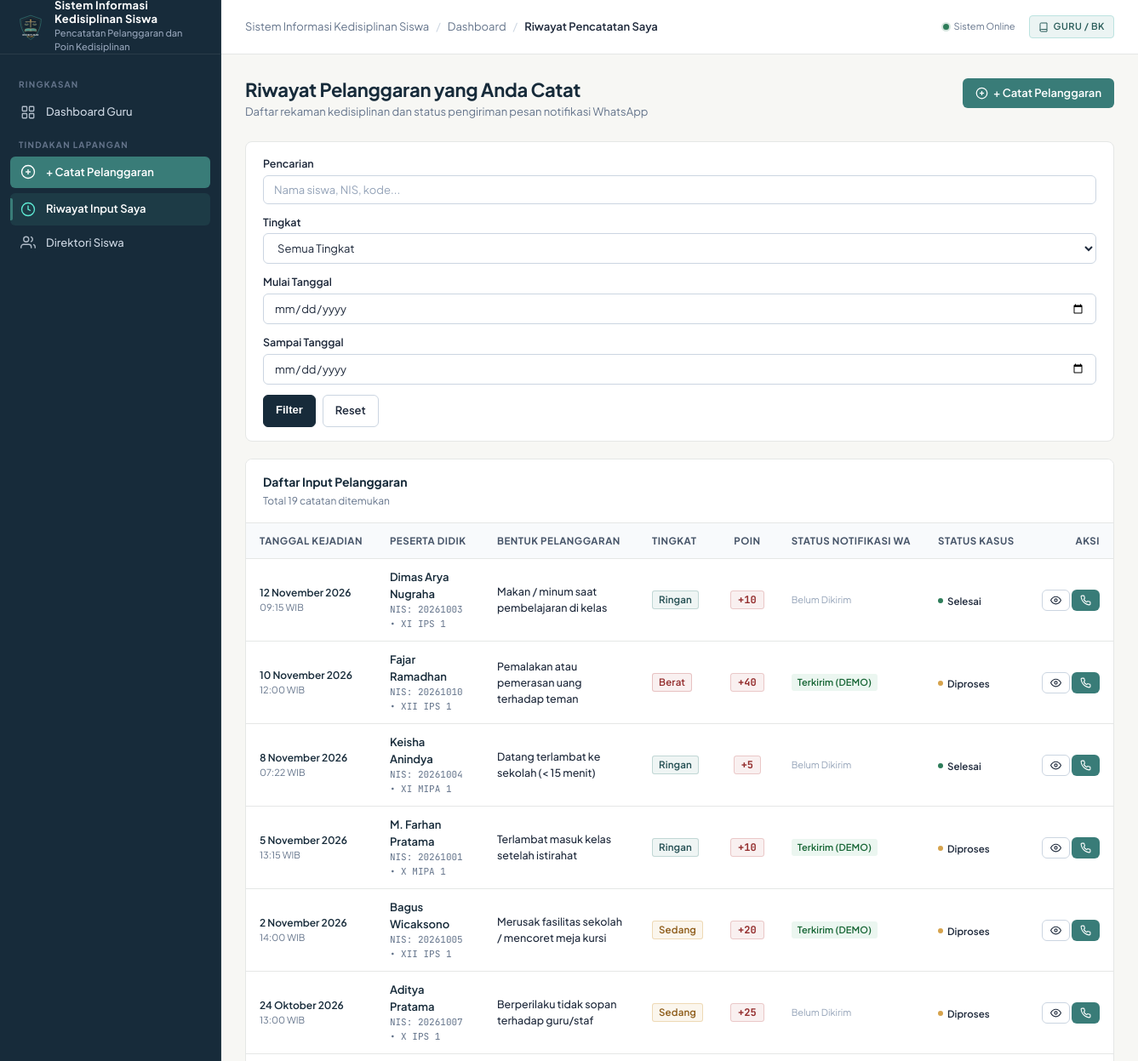
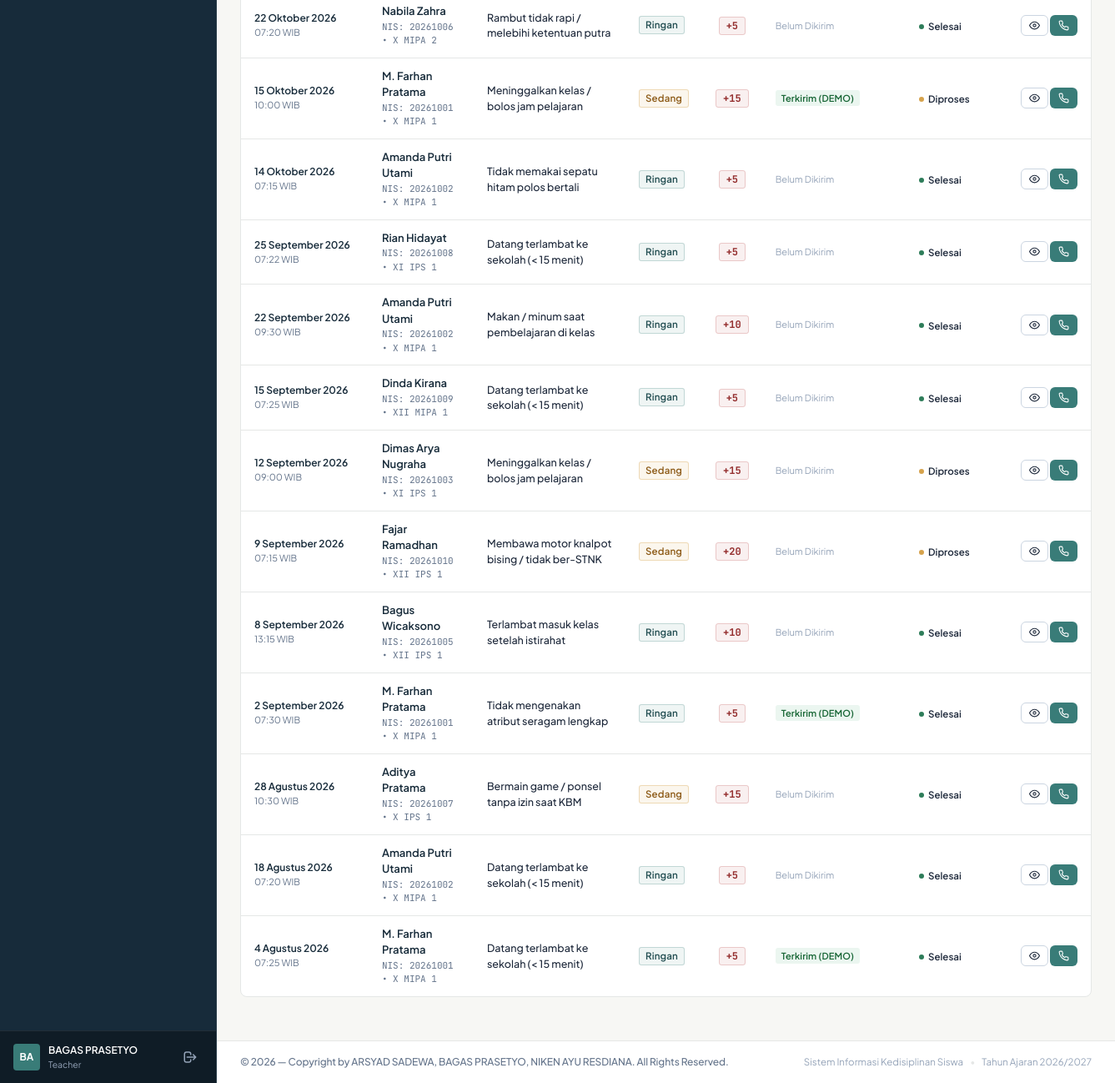
The app's page /teacher/history.php (signed in) with its own data (2 pictures, top to bottom).
### tables this page shows
CREATE TABLE `users` (
    `id` INT AUTO_INCREMENT PRIMARY KEY,
    `username` VARCHAR(50) NOT NULL UNIQUE,
    `password` VARCHAR(255) NOT NULL,
    `full_name` VARCHAR(100) NOT NULL,
    `role` ENUM('admin', 'teacher', 'parent') NOT NULL,
    `status` ENUM('active', 'inactive') NOT NULL DEFAULT 'active',
    `last_login` DATETIME NULL,
    `created_at` TIMESTAMP DEFAULT CURRENT_TIMESTAMP,
    `updated_at` TIMESTAMP DEFAULT CURRENT_TIMESTAMP ON UPDATE CURRENT_TIMESTAMP
);

CREATE TABLE `violation_records` (
    `id` INT AUTO_INCREMENT PRIMARY KEY,
    `kode_transaksi` VARCHAR(50) NOT NULL UNIQUE,
    `student_id` INT NOT NULL,
    `category_id` INT NOT NULL,
    `teacher_id` INT NOT NULL,
    `poin` INT NOT NULL,
    `tanggal_kejadian` DATE NOT NULL,
    `waktu_kejadian` TIME NOT NULL,
    `tempat_kejadian` VARCHAR(100) NOT NULL DEFAULT 'Lingkungan Sekolah',
    `keterangan` TEXT NOT NULL,
    `status_tindak_lanjut` ENUM('Menunggu', 'Diproses', 'Selesai') NOT NULL DEFAULT 'Diproses',
    `created_at` TIMESTAMP DEFAULT CURRENT_TIMESTAMP,
    `updated_at` TIMESTAMP DEFAULT CURRENT_TIMESTAMP ON UPDATE CURRENT_TIMESTAMP,
    CONSTRAINT `fk_violations_student` FOREIGN KEY (`student_id`) REFERENCES `students` (`id`) ON DELETE RESTRICT ON UPDATE CASCADE,
    CONSTRAINT `fk_violations_category` FOREIGN KEY (`category_id`) REFERENCES `violation_categories` (`id`) ON DELETE RESTRICT ON UPDATE CASCADE,
    CONSTRAINT `fk_violations_teacher` FOREIGN KEY (`teacher_id`) REFERENCES `teachers` (`id`) ON DELETE RESTRICT ON UPDATE CASCADE
);

CREATE TABLE `students` (
    `id` INT AUTO_INCREMENT PRIMARY KEY,
    `nis` VARCHAR(30) NOT NULL UNIQUE,
    `nisn` VARCHAR(30) NULL UNIQUE,
    `nama_lengkap` VARCHAR(100) NOT NULL,
    `jenis_kelamin` ENUM('L', 'P') NOT NULL,
    `class_id` INT NOT NULL,
    `tempat_lahir` VARCHAR(50) NULL,
    `tanggal_lahir` DATE NULL,
    `alamat` TEXT NULL,
    `no_telp_wali` VARCHAR(20) NOT NULL,
    `total_poin` INT NOT NULL DEFAULT 0,
    `status_siswa` ENUM('aktif', 'lulus', 'pindah', 'dikeluarkan') NOT NULL DEFAULT 'aktif',
    `created_at` TIMESTAMP DEFAULT CURRENT_TIMESTAMP,
    `updated_at` TIMESTAMP DEFAULT CURRENT_TIMESTAMP ON UPDATE CURRENT_TIMESTAMP,
    CONSTRAINT `fk_students_class` FOREIGN KEY (`class_id`) REFERENCES `classes` (`id`) ON DELETE RESTRICT ON UPDATE CASCADE
);

CREATE TABLE `classes` (
    `id` INT AUTO_INCREMENT PRIMARY KEY,
    `nama_kelas` VARCHAR(50) NOT NULL UNIQUE,
    `tingkat` ENUM('X', 'XI', 'XII') NOT NULL,
    `jurusan` VARCHAR(50) NOT NULL DEFAULT 'MIPA',
    `wali_kelas_id` INT NULL,
    `tahun_ajaran` VARCHAR(20) NOT NULL DEFAULT '2026/2027',
    `created_at` TIMESTAMP DEFAULT CURRENT_TIMESTAMP,
    `updated_at` TIMESTAMP DEFAULT CURRENT_TIMESTAMP ON UPDATE CURRENT_TIMESTAMP,
    CONSTRAINT `fk_classes_wali` FOREIGN KEY (`wali_kelas_id`) REFERENCES `teachers` (`id`) ON DELETE SET NULL ON UPDATE CASCADE
);

CREATE TABLE `violation_categories` (
    `id` INT AUTO_INCREMENT PRIMARY KEY,
    `kode` VARCHAR(20) NOT NULL UNIQUE,
    `nama_pelanggaran` VARCHAR(150) NOT NULL,
    `tingkat` ENUM('Ringan', 'Sedang', 'Berat') NOT NULL,
    `poin` INT NOT NULL,
    `deskripsi` TEXT NULL,
    `status` ENUM('active', 'inactive') NOT NULL DEFAULT 'active',
    `created_at` TIMESTAMP DEFAULT CURRENT_TIMESTAMP,
    `updated_at` TIMESTAMP DEFAULT CURRENT_TIMESTAMP ON UPDATE CURRENT_TIMESTAMP
);

### teacher/history.php (the view, shortened to what the rows shown need)
<?php
require_role(['teacher']);
$user = current_user();
$pdo = get_db_connection();
$teacher_id = (int)($user['teacher_id'] ?? 1);
$where = ["vr.teacher_id = ?"];
$params = [$teacher_id];
$where_sql = implode(" AND ", $where);
$sql = "
    SELECT vr.*, s.nama_lengkap as nama_siswa, s.nis, s.no_telp_wali, c.nama_kelas,
           vc.nama_pelanggaran, vc.tingkat,
           (SELECT n.status FROM notifications n WHERE n.violation_record_id = vr.id ORDER BY n.id DESC LIMIT 1) as wa_status,
           (SELECT n.sent_at FROM notifications n WHERE n.violation_record_id = vr.id ORDER BY n.id DESC LIMIT 1) as wa_sent_at
    FROM violation_records vr
    JOIN students s ON vr.student_id = s.id
    JOIN classes c ON s.class_id = c.id
    JOIN violation_categories vc ON vr.category_id = vc.id
    WHERE {$where_sql}
    ORDER BY vr.tanggal_kejadian DESC, vr.id DESC
";
$stmt = $pdo->prepare($sql);
$stmt->execute($params);
$records = $stmt->fetchAll();
require_once __DIR__ . '/../includes/header.php';
?>
<div class="page-header">
  <div>
    <h1 class="page-title">Riwayat Pelanggaran yang Anda Catat</h1>
  </div>
</div>
<div class="surface-card">
  <div class="card-header-styled">
    <div>
      <h2 class="card-title-styled">Daftar Input Pelanggaran</h2>
    </div>
  </div>
  <div class="card-body-styled" style="padding: 0;">
    <div class="table-responsive">
      <table class="app-table">
        <thead>
          <tr>
            <th>Tanggal Kejadian</th>
            <th>Peserta Didik</th>
            <th>Bentuk Pelanggaran</th>
            <th>Tingkat</th>
            <th style="text-align: center;">Poin</th>
            <th>Status Notifikasi WA</th>
            <th>Status Kasus</th>
            <th style="text-align: right;">Aksi</th>
          </tr>
        </thead>
        <tbody>
          <?php if (empty($records)): ?>
            <tr>
              <td colspan="8">
                <div class="empty-state">
                  <div class="empty-state-title">Tidak ada riwayat input</div>
                  <div class="empty-state-text">Anda belum memiliki catatan pelanggaran yang sesuai dengan filter.</div>
                </div>
              </td>
            </tr>
          <?php else: ?>
            <?php foreach ($records as $r):
              $sev_class = ($r['tingkat'] === 'Berat') ? 'badge-berat' : (($r['tingkat'] === 'Sedang') ? 'badge-sedang' : 'badge-ringan');
            ?>
              <tr>
                <td>
                  <div style="font-size: 12px; font-weight: 600; color: var(--color-primary);"><?= format_date_id($r['tanggal_kejadian']) ?></div>
                  <div style="font-size: 11px; color: var(--color-text-muted);"><?= substr($r['waktu_kejadian'], 0, 5) ?> WIB</div>
                </td>
                <td>
                  <div style="font-weight: 600; color: var(--color-primary);"><?= e($r['nama_siswa']) ?></div>
                  <div style="font-size: 11px; color: var(--color-text-muted); font-family: var(--font-mono);">NIS: <?= e($r['nis']) ?> &bull; <?= e($r['nama_kelas']) ?></div>
                </td>
                <td>
                  <div style="font-size: 12.5px; font-weight: 500; max-width: 240px;"><?= e($r['nama_pelanggaran']) ?></div>
                </td>
                <td>
                  <span class="badge <?= $sev_class ?>"><?= e($r['tingkat']) ?></span>
                </td>
                <td style="text-align: center;">
                  <span class="badge-points danger">+<?= (int)$r['poin'] ?></span>
                </td>
                <td>
                  <?php if ($r['wa_status'] === 'sent' || $r['wa_status'] === 'simulated'): ?>
                    <span class="badge" style="background-color: #EBF6F0; color: #166534; font-size: 11px;">
                      <?= $r['wa_status'] === 'simulated' ? 'Terkirim (DEMO)' : 'Terkirim' ?>
                    </span>
                  <?php elseif ($r['wa_status'] === 'failed'): ?>
                    <span class="badge" style="background-color: #FEF2F2; color: #DC2626; font-size: 11px;">Gagal</span>
                  <?php else: ?>
                    <span style="font-size: 11px; color: var(--color-text-subtle);">Belum Dikirim</span>
                  <?php endif; ?>
                </td>
                <td>
                  <span class="status-pill <?= strtolower($r['status_tindak_lanjut']) ?>">
                    <span class="status-dot"></span>
                    <?= e($r['status_tindak_lanjut']) ?>
                  </span>
                </td>
                <td style="text-align: right; white-space: nowrap;">
                  <button type="button" class="btn btn-secondary btn-sm" onclick="showDetail(<?= (int)$r['id'] ?>)" title="Lihat Kronologi">
                    <svg width="13" height="13" viewBox="0 0 24 24" fill="none" stroke="currentColor" stroke-width="2"><path d="M1 12s4-8 11-8 11 8 11 8-4 8-11 8-11-8-11-8z"/><circle cx="12" cy="12" r="3"/></svg>
                  </button>
                  <button type="button" class="btn btn-accent btn-sm" onclick="sendWA(<?= (int)$r['id'] ?>, '<?= e(addslashes($r['nama_siswa'])) ?>', '<?= e($r['no_telp_wali']) ?>')" title="Kirim Pesan WhatsApp">
                  </button>
                </td>
              </tr>
            <?php endforeach; ?>
          <?php endif; ?>
        </tbody>
      </table>
    </div>
  </div>
</div>
<?php require_once __DIR__ . '/../includes/footer.php'; ?>

### includes/sidebar.php (shortened to what the rows shown need)
<?php
$user = current_user();
?>
<aside class="app-sidebar" id="app-sidebar">
  <div class="sidebar-footer">
    <div class="user-mini-profile">
      <div class="user-avatar-initials">
        <?= strtoupper(substr($user['full_name'], 0, 2)) ?>
      </div>
      <div class="user-info">
        <span class="user-name" title="<?= e($user['full_name']) ?>"><?= e($user['full_name']) ?></span>
        <span class="user-role"><?= e($user['role']) ?></span>
      </div>
    </div>
  </div>
</aside>

### records on screen
users: substr($user['full_name'], 0, 2) "BA", full_name "BAGAS PRASETYO", role "Teacher"
violation_records: tanggal_kejadian "12 November 2026", waktu_kejadian "09:15", student.nama_lengkap "Dimas Arya Nugraha", student.nis "20261003", classes.nama_kelas "XI IPS 1", category.nama_pelanggaran "Makan / minum saat pembelajaran di kelas", category.tingkat "Ringan", poin "10", shows "Belum Dikirim", status_tindak_lanjut "Selesai"
violation_records: tanggal_kejadian "10 November 2026", waktu_kejadian "12:00", student.nama_lengkap "Fajar Ramadhan", student.nis "20261010", classes.nama_kelas "XII IPS 1", category.nama_pelanggaran "Pemalakan atau pemerasan uang terhadap teman", category.tingkat "Berat", poin "40", shows "Terkirim (DEMO)", status_tindak_lanjut "Diproses"
violation_records: tanggal_kejadian "8 November 2026", waktu_kejadian "07:22", student.nama_lengkap "Keisha Anindya", student.nis "20261004", classes.nama_kelas "XI MIPA 1", category.nama_pelanggaran "Datang terlambat ke sekolah (< 15 menit)", category.tingkat "Ringan", poin "5", shows "Belum Dikirim", status_tindak_lanjut "Selesai"
violation_records: tanggal_kejadian "5 November 2026", waktu_kejadian "13:15", student.nama_lengkap "M. Farhan Pratama", student.nis "20261001", classes.nama_kelas "X MIPA 1", category.nama_pelanggaran "Terlambat masuk kelas setelah istirahat", category.tingkat "Ringan", poin "10", shows "Terkirim (DEMO)", status_tindak_lanjut "Diproses"
violation_records: tanggal_kejadian "2 November 2026", waktu_kejadian "14:00", student.nama_lengkap "Bagus Wicaksono", student.nis "20261005", classes.nama_kelas "XII IPS 1", category.nama_pelanggaran "Merusak fasilitas sekolah / mencoret meja kursi", category.tingkat "Sedang", poin "20", shows "Terkirim (DEMO)", status_tindak_lanjut "Diproses"
violation_records: tanggal_kejadian "24 Oktober 2026", waktu_kejadian "13:00", student.nama_lengkap "Aditya Pratama", student.nis "20261007", classes.nama_kelas "X IPS 1", category.nama_pelanggaran "Berperilaku tidak sopan terhadap guru/staf", category.tingkat "Sedang", poin "25", shows "Belum Dikirim", status_tindak_lanjut "Diproses"
violation_records: tanggal_kejadian "22 Oktober 2026", waktu_kejadian "07:20", student.nama_lengkap "Nabila Zahra", student.nis "20261006", classes.nama_kelas "X MIPA 2", category.nama_pelanggaran "Rambut tidak rapi / melebihi ketentuan putra", category.tingkat "Ringan", poin "5", shows "Belum Dikirim", status_tindak_lanjut "Selesai"
violation_records: tanggal_kejadian "15 Oktober 2026", waktu_kejadian "10:00", student.nama_lengkap "M. Farhan Pratama", student.nis "20261001", classes.nama_kelas "X MIPA 1", category.nama_pelanggaran "Meninggalkan kelas / bolos jam pelajaran", category.tingkat "Sedang", poin "15", shows "Terkirim (DEMO)", status_tindak_lanjut "Diproses"
violation_records: tanggal_kejadian "14 Oktober 2026", waktu_kejadian "07:15", student.nama_lengkap "Amanda Putri Utami", student.nis "20261002", classes.nama_kelas "X MIPA 1", category.nama_pelanggaran "Tidak memakai sepatu hitam polos bertali", category.tingkat "Ringan", poin "5", shows "Belum Dikirim", status_tindak_lanjut "Selesai"
violation_records: tanggal_kejadian "25 September 2026", waktu_kejadian "07:22", student.nama_lengkap "Rian Hidayat", student.nis "20261008", classes.nama_kelas "XI IPS 1", category.nama_pelanggaran "Datang terlambat ke sekolah (< 15 menit)", category.tingkat "Ringan", poin "5", shows "Belum Dikirim", status_tindak_lanjut "Selesai"
violation_records: tanggal_kejadian "22 September 2026", waktu_kejadian "09:30", student.nama_lengkap "Amanda Putri Utami", student.nis "20261002", classes.nama_kelas "X MIPA 1", category.nama_pelanggaran "Makan / minum saat pembelajaran di kelas", category.tingkat "Ringan", poin "10", shows "Belum Dikirim", status_tindak_lanjut "Selesai"
violation_records: tanggal_kejadian "15 September 2026", waktu_kejadian "07:25", student.nama_lengkap "Dinda Kirana", student.nis "20261009", classes.nama_kelas "XII MIPA 1", category.nama_pelanggaran "Datang terlambat ke sekolah (< 15 menit)", category.tingkat "Ringan", poin "5", shows "Belum Dikirim", status_tindak_lanjut "Selesai"
violation_records: tanggal_kejadian "12 September 2026", waktu_kejadian "09:00", student.nama_lengkap "Dimas Arya Nugraha", student.nis "20261003", classes.nama_kelas "XI IPS 1", category.nama_pelanggaran "Meninggalkan kelas / bolos jam pelajaran", category.tingkat "Sedang", poin "15", shows "Belum Dikirim", status_tindak_lanjut "Diproses"
violation_records: tanggal_kejadian "9 September 2026", waktu_kejadian "07:15", student.nama_lengkap "Fajar Ramadhan", student.nis "20261010", classes.nama_kelas "XII IPS 1", category.nama_pelanggaran "Membawa motor knalpot bising / tidak ber-STNK", category.tingkat "Sedang", poin "20", shows "Belum Dikirim", status_tindak_lanjut "Diproses"
violation_records: tanggal_kejadian "8 September 2026", waktu_kejadian "13:15", student.nama_lengkap "Bagus Wicaksono", student.nis "20261005", classes.nama_kelas "XII IPS 1", category.nama_pelanggaran "Terlambat masuk kelas setelah istirahat", category.tingkat "Ringan", poin "10", shows "Belum Dikirim", status_tindak_lanjut "Selesai"
violation_records: tanggal_kejadian "2 September 2026", waktu_kejadian "07:30", student.nama_lengkap "M. Farhan Pratama", student.nis "20261001", classes.nama_kelas "X MIPA 1", category.nama_pelanggaran "Tidak mengenakan atribut seragam lengkap", category.tingkat "Ringan", poin "5", shows "Terkirim (DEMO)", status_tindak_lanjut "Selesai"
violation_records: tanggal_kejadian "28 Agustus 2026", waktu_kejadian "10:30", student.nama_lengkap "Aditya Pratama", student.nis "20261007", classes.nama_kelas "X IPS 1", category.nama_pelanggaran "Bermain game / ponsel tanpa izin saat KBM", category.tingkat "Sedang", poin "15", shows "Belum Dikirim", status_tindak_lanjut "Selesai"
violation_records: tanggal_kejadian "18 Agustus 2026", waktu_kejadian "07:20", student.nama_lengkap "Amanda Putri Utami", student.nis "20261002", classes.nama_kelas "X MIPA 1", category.nama_pelanggaran "Datang terlambat ke sekolah (< 15 menit)", category.tingkat "Ringan", poin "5", shows "Belum Dikirim", status_tindak_lanjut "Selesai"
violation_records: tanggal_kejadian "4 Agustus 2026", waktu_kejadian "07:25", student.nama_lengkap "M. Farhan Pratama", student.nis "20261001", classes.nama_kelas "X MIPA 1", category.nama_pelanggaran "Datang terlambat ke sekolah (< 15 menit)", category.tingkat "Ringan", poin "5", shows "Terkirim (DEMO)", status_tindak_lanjut "Selesai"

### other values on screen
APP_NAME "Sistem Informasi Kedisiplinan Siswa"
APP_SUBTITLE "Pencatatan Pelanggaran dan Poin Kedisiplinan"
$b['title'] "Dashboard"
$b['title'] "Riwayat Pencatatan Saya"
count($records) "19"
get_setting('academic_year', '2026/2027') "2026/2027"
